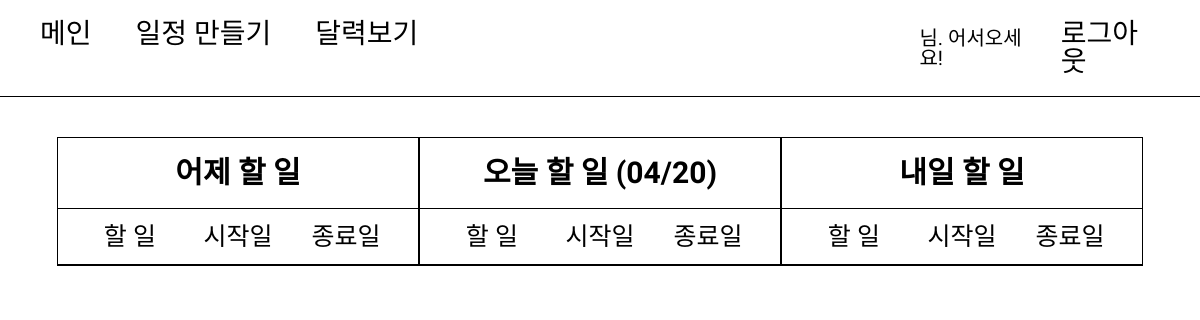
The app's page /main/ (signed in), older data.
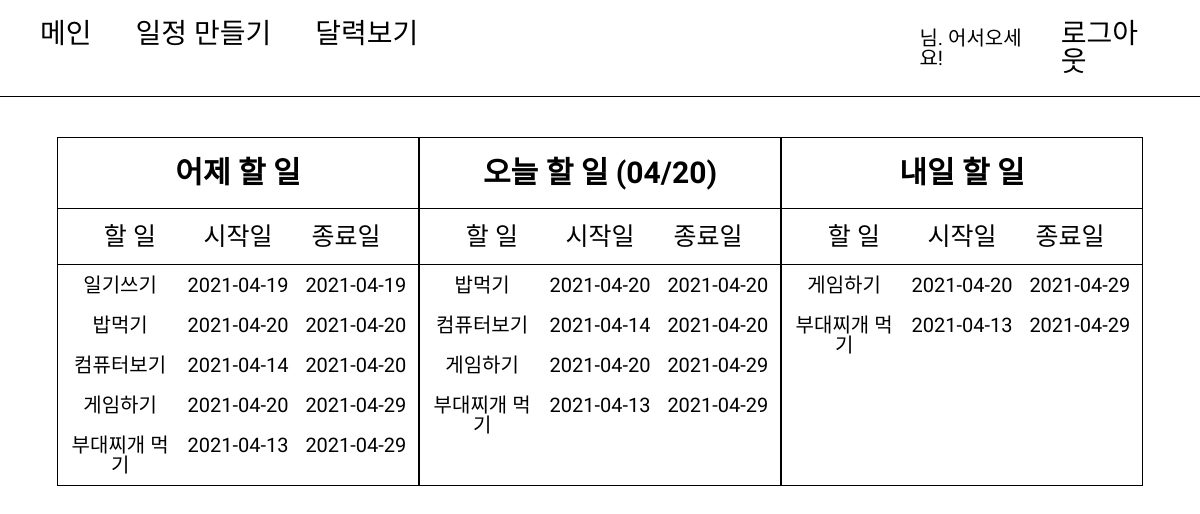
The same page, newer data.
### diary/models.py (models this page shows)
class todoModel(models.Model):
    SUCCESS = 'S'
    FAIL = 'F'
    STATUS_CHOICE = [
        (SUCCESS, '성공'),
        (FAIL, '실패')
    ]
    status = models.CharField(max_length=10, choices=STATUS_CHOICE, default=FAIL)
    user = models.ForeignKey(
        'accounts.User', related_name='todo', on_delete=models.CASCADE
        )
    todo = models.CharField(max_length=200)
    start_date = models.DateField()
    end_date = models.DateField()
    created_at = models.DateTimeField(auto_now_add=True)
    class Meta:
        ordering = ['end_date']

### diary/views.py (the view)
# urls.py: path("main/", include("diary.urls")),
@login_required
def main(request):
    today = str(date.today())
    cal = today.split("-")
    year, month, day = cal[0], cal[1], cal[2]
    yesterday = date.today() - timedelta(1)
    tomorrow = date.today() + timedelta(1)
    yester_list = todoModel.objects.filter(user=request.user)\
        .filter(end_date__gte=yesterday)
    today_list = todoModel.objects.filter(user=request.user)\
        .filter(end_date__gte=date.today())
    tomorrow_list = todoModel.objects.filter(user=request.user)\
        .filter(end_date__gte=tomorrow)
    return render(request, "diary/main.html", {
            'year':year, 'month':month, 'day':day, 'today_list':today_list,
            'yester_list':yester_list, 'tomorrow_list': tomorrow_list})

### templates/diary/main.html
{% extends "Layout.html" %}
{% block contents %}
<div class="header">
    <div class="header-nav">
        <a href="{% url 'diary:main' %}">메인</a>
        <a href="{% url 'diary:todo' %}">일정 만들기</a>
        <a href="{% url 'diary:Detailcalendar' year month %}">달력보기</a>
    </div>
    <div class="header-user">
        <p>{{request.user.first_name}}님. 어서오세요!</p>
        <a href="{% url 'accounts:logout' %}">로그아웃</a>
    </div>
</div>
<div class="main">
    <div class="main-box">
        <div class="main-title">
            어제 할 일
        </div>
        <div class="main-subtitle">
            <p>할 일</p>
            <p>시작일</p>
            <p>종료일</p>
        </div>
        {% for list in yester_list %}
        <div class="main-content">
            <div class="content_box">
                {{list.todo}}
            </div>
            <div class="content_box">
                {{list.start_date|date:'Y-m-d'}}
            </div>
            <div class="content_box">
                {{list.end_date|date:'Y-m-d'}}
            </div>
        </div>
        {% endfor %}
    </div>
    <div class="main-box">
        <div class="main-title">
            오늘 할 일 ({{month}}/{{day}})
        </div>
        <div class="main-subtitle">
            <p>할 일</p>
            <p>시작일</p>
            <p>종료일</p>
        </div>
        {% for list in today_list %}
        <div class="main-content">
            <div class="content_box">
                {{list.todo}}
            </div>
            <div class="content_box">
                {{list.start_date|date:'Y-m-d'}}
            </div>
            <div class="content_box">
                {{list.end_date|date:'Y-m-d'}}
            </div>
        </div>
        {% endfor %}
    </div>
    <div class="main-box">
        <div class="main-title">
            내일 할 일
        </div>
        <div class="main-subtitle">
            <p>할 일</p>
            <p>시작일</p>
            <p>종료일</p>
        </div>
        {% for list in tomorrow_list %}
        <div class="main-content">
            <div class="content_box">
                {{list.todo}}
            </div>
            <div class="content_box">
                {{list.start_date|date:'Y-m-d'}}
            </div>
            <div class="content_box">
                {{list.end_date|date:'Y-m-d'}}
            </div>
        </div>
        {% endfor %}
    </div>
</div>
{% endblock %}

### templates/Layout.html (shortened to what this page needs)
{% load static %}
<!DOCTYPE html>
<html lang="en">
  <head>
    <link rel="stylesheet" href="{% static 'css/Layout.css' %}" />
  </head>
  <body>
    {% block contents %}
    {% endblock %}
  </body>
</html>

### static/css/Layout.css (style rules this page uses)
html, body, div, span, applet, object, iframe, h1, h2, h3, h4, h5, h6, p, blockquote, pre, a, abbr, acronym, address, big, cite, code, del, dfn, em, img, ins, kbd, q, s, samp, small, strike, strong, sub, sup, tt, var, b, u, i, center, dl, dt, dd, ol, ul, li, fieldset, form, label, legend, table, caption, tbody, tfoot, thead, tr, th, td, article, aside, canvas, details, embed, figure, figcaption, footer, hgroup, menu, nav, output, ruby, section, summary, time, mark, audio, video { margin: 0; padding: 0; border: 0; font-size: 100%; font: inherit; vertical-align: baseline; font-family: 'Nanum Pen Script', cursive; }
body { line-height: 1; }
.header { display: flex; padding: 20px; border-bottom: 1px solid black; }
.header-nav { width: 80%; }
.header a { text-decoration: none; color: black; margin: 0 20px 0 20px; font-size: 28px; }
.header-user { display: flex; align-items: center; }
.header-user p { font-size: 20px; }

### static/css/diary/main.css (style rules this page uses)
.main { margin-top: 40px; width: 100%; display: flex; justify-content: center; font-size: 20px; }
.main-box { width: 30%; border: 1px solid black; }
.main-title { border-bottom: 1px solid black; text-align: center; font-size: 30px; font-weight: 800; padding: 20px; }
.main-subtitle { border-bottom: 1px solid black; display: flex; justify-content: space-evenly; font-size: 25px; padding: 15px; }
.main-subtitle p { text-align: center; width: 31%; }
.main-content { display: flex; justify-content: space-evenly; }
.content_box { text-align: center; width: 31%; margin: 10px 0 10px 0; }

Row changes from the older to the newer data that the page shows:
added todoModel: todo "일기쓰기", start_date "2021-04-19", end_date "2021-04-19"
added todoModel: todo "밥먹기", start_date "2021-04-20", end_date "2021-04-20"
added todoModel: todo "컴퓨터보기", start_date "2021-04-14", end_date "2021-04-20"
added todoModel: todo "게임하기", start_date "2021-04-20", end_date "2021-04-29"
added todoModel: todo "부대찌개 먹기", start_date "2021-04-13", end_date "2021-04-29"
